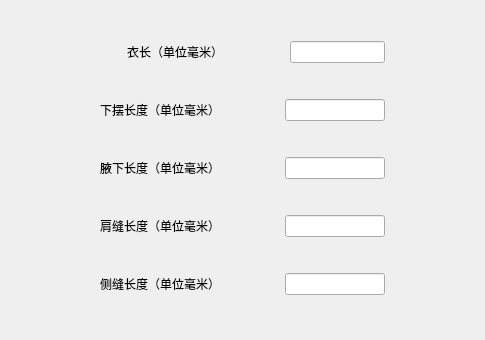
<?xml version="1.0" encoding="UTF-8"?>
<ui version="4.0">
 <class>InputLengthParamWidget</class>
 <widget class="QWidget" name="InputLengthParamWidget">
  <property name="geometry">
   <rect>
    <x>0</x>
    <y>0</y>
    <width>485</width>
    <height>340</height>
   </rect>
  </property>
  <property name="windowTitle">
   <string>Form</string>
  </property>
  <layout class="QVBoxLayout" name="verticalLayout">
   <property name="leftMargin">
    <number>100</number>
   </property>
   <property name="rightMargin">
    <number>100</number>
   </property>
   <item>
    <layout class="QHBoxLayout" name="horizontalLayout_8">
     <item>
      <widget class="QLabel" name="cloth_length_label">
       <property name="minimumSize">
        <size>
         <width>150</width>
         <height>0</height>
        </size>
       </property>
       <property name="text">
        <string>衣长（单位毫米）</string>
       </property>
       <property name="alignment">
        <set>Qt::AlignCenter</set>
       </property>
      </widget>
     </item>
     <item>
      <spacer name="horizontalSpacer">
       <property name="orientation">
        <enum>Qt::Horizontal</enum>
       </property>
       <property name="sizeHint" stdset="0">
        <size>
         <width>40</width>
         <height>20</height>
        </size>
       </property>
      </spacer>
     </item>
     <item>
      <widget class="QLineEdit" name="cloth_length_line_edit">
       <property name="maximumSize">
        <size>
         <width>100</width>
         <height>16777215</height>
        </size>
       </property>
      </widget>
     </item>
    </layout>
   </item>
   <item>
    <layout class="QHBoxLayout" name="horizontalLayout_9">
     <item>
      <widget class="QLabel" name="bottom_length_label">
       <property name="minimumSize">
        <size>
         <width>100</width>
         <height>0</height>
        </size>
       </property>
       <property name="text">
        <string>下摆长度（单位毫米）</string>
       </property>
       <property name="alignment">
        <set>Qt::AlignCenter</set>
       </property>
      </widget>
     </item>
     <item>
      <spacer name="horizontalSpacer_2">
       <property name="orientation">
        <enum>Qt::Horizontal</enum>
       </property>
       <property name="sizeHint" stdset="0">
        <size>
         <width>40</width>
         <height>20</height>
        </size>
       </property>
      </spacer>
     </item>
     <item>
      <widget class="QLineEdit" name="bottom_length_line_edit">
       <property name="maximumSize">
        <size>
         <width>100</width>
         <height>16777215</height>
        </size>
       </property>
      </widget>
     </item>
    </layout>
   </item>
   <item>
    <layout class="QHBoxLayout" name="horizontalLayout_10">
     <item>
      <widget class="QLabel" name="oxter_length_label">
       <property name="minimumSize">
        <size>
         <width>100</width>
         <height>0</height>
        </size>
       </property>
       <property name="text">
        <string>腋下长度（单位毫米）</string>
       </property>
       <property name="alignment">
        <set>Qt::AlignCenter</set>
       </property>
      </widget>
     </item>
     <item>
      <spacer name="horizontalSpacer_3">
       <property name="orientation">
        <enum>Qt::Horizontal</enum>
       </property>
       <property name="sizeHint" stdset="0">
        <size>
         <width>40</width>
         <height>20</height>
        </size>
       </property>
      </spacer>
     </item>
     <item>
      <widget class="QLineEdit" name="oxter_length_line_edit">
       <property name="maximumSize">
        <size>
         <width>100</width>
         <height>16777215</height>
        </size>
       </property>
      </widget>
     </item>
    </layout>
   </item>
   <item>
    <layout class="QHBoxLayout" name="horizontalLayout_11">
     <item>
      <widget class="QLabel" name="shoulder_length_label">
       <property name="minimumSize">
        <size>
         <width>100</width>
         <height>0</height>
        </size>
       </property>
       <property name="text">
        <string>肩缝长度（单位毫米）</string>
       </property>
       <property name="alignment">
        <set>Qt::AlignCenter</set>
       </property>
      </widget>
     </item>
     <item>
      <spacer name="horizontalSpacer_4">
       <property name="orientation">
        <enum>Qt::Horizontal</enum>
       </property>
       <property name="sizeHint" stdset="0">
        <size>
         <width>40</width>
         <height>20</height>
        </size>
       </property>
      </spacer>
     </item>
     <item>
      <widget class="QLineEdit" name="shoulder_length_line_edit">
       <property name="maximumSize">
        <size>
         <width>100</width>
         <height>16777215</height>
        </size>
       </property>
      </widget>
     </item>
    </layout>
   </item>
   <item>
    <layout class="QHBoxLayout" name="horizontalLayout_12">
     <item>
      <widget class="QLabel" name="side_length_label">
       <property name="minimumSize">
        <size>
         <width>100</width>
         <height>0</height>
        </size>
       </property>
       <property name="text">
        <string>侧缝长度（单位毫米）</string>
       </property>
       <property name="alignment">
        <set>Qt::AlignCenter</set>
       </property>
      </widget>
     </item>
     <item>
      <spacer name="horizontalSpacer_5">
       <property name="orientation">
        <enum>Qt::Horizontal</enum>
       </property>
       <property name="sizeHint" stdset="0">
        <size>
         <width>40</width>
         <height>20</height>
        </size>
       </property>
      </spacer>
     </item>
     <item>
      <widget class="QLineEdit" name="side_length_line_edit">
       <property name="maximumSize">
        <size>
         <width>100</width>
         <height>16777215</height>
        </size>
       </property>
      </widget>
     </item>
    </layout>
   </item>
  </layout>
 </widget>
 <resources/>
 <connections/>
</ui>
